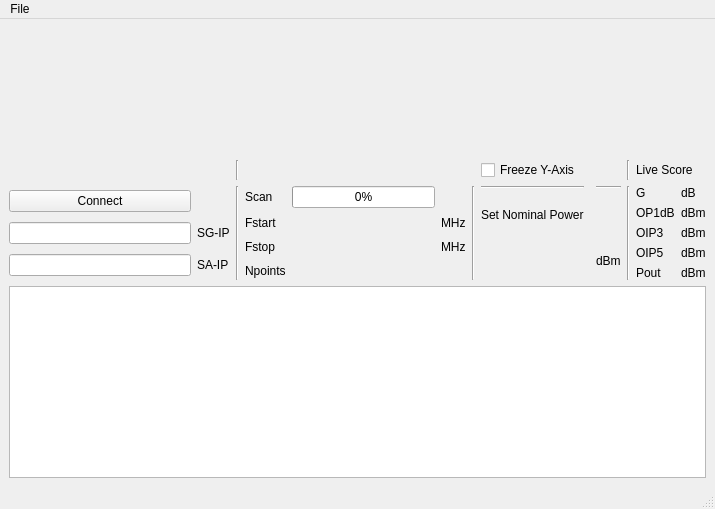
<?xml version='1.0' encoding='utf-8'?>
<ui version="4.0">
 <class>MainWindow</class>
 <widget class="QMainWindow" name="MainWindow">
  <property name="geometry">
   <rect>
    <x>0</x>
    <y>0</y>
    <width>715</width>
    <height>509</height>
   </rect>
  </property>
  <property name="windowTitle">
   <string>MainWindow</string>
  </property>
  <widget class="QWidget" name="centralwidget">
   <layout class="QGridLayout" name="gridLayout_2">
    <item row="0" column="0">
     <layout class="QVBoxLayout" name="verticalLayout">
      <item>
       <widget class="QWidget" name="widget" native="true">
        <property name="sizePolicy">
         <sizepolicy hsizetype="MinimumExpanding" vsizetype="Preferred">
          <horstretch>0</horstretch>
          <verstretch>0</verstretch>
         </sizepolicy>
        </property>
        <property name="minimumSize">
         <size>
          <width>0</width>
          <height>120</height>
         </size>
        </property>
       </widget>
      </item>
      <item>
       <layout class="QGridLayout" name="gridLayout">
        <item row="1" column="3">
         <layout class="QGridLayout" name="gridLayout_3">
          <item row="3" column="0">
           <widget class="QLabel" name="label_5">
            <property name="text">
             <string>Npoints</string>
            </property>
           </widget>
          </item>
          <item row="2" column="2">
           <widget class="QLabel" name="label_7">
            <property name="text">
             <string>MHz</string>
            </property>
           </widget>
          </item>
          <item row="2" column="0">
           <widget class="QLabel" name="label_4">
            <property name="text">
             <string>Fstop</string>
            </property>
           </widget>
          </item>
          <item row="1" column="2">
           <widget class="QLabel" name="label_6">
            <property name="text">
             <string>MHz</string>
            </property>
           </widget>
          </item>
          <item row="1" column="0">
           <widget class="QLabel" name="label_3">
            <property name="text">
             <string>Fstart</string>
            </property>
           </widget>
          </item>
          <item row="1" column="1">
           </item>
          <item row="2" column="1">
           </item>
          <item row="3" column="1">
           </item>
          <item row="0" column="0">
           <widget class="QLabel" name="label_8">
            <property name="text">
             <string>Scan</string>
            </property>
           </widget>
          </item>
          <item row="0" column="1">
           <widget class="QProgressBar" name="progressBar">
            <property name="value">
             <number>0</number>
            </property>
           </widget>
          </item>
         </layout>
        </item>
        <item row="1" column="0">
         <layout class="QGridLayout" name="gridLayout_4">
          <item row="1" column="0">
           <widget class="QLineEdit" name="lineEdit" />
          </item>
          <item row="2" column="1">
           <widget class="QLabel" name="label_2">
            <property name="text">
             <string>SA-IP</string>
            </property>
           </widget>
          </item>
          <item row="1" column="1">
           <widget class="QLabel" name="label">
            <property name="text">
             <string>SG-IP</string>
            </property>
           </widget>
          </item>
          <item row="2" column="0">
           <widget class="QLineEdit" name="lineEdit_2" />
          </item>
          <item row="0" column="0">
           <widget class="QPushButton" name="pushButton">
            <property name="text">
             <string>Connect</string>
            </property>
            <property name="checkable">
             <bool>true</bool>
            </property>
           </widget>
          </item>
         </layout>
        </item>
        <item row="0" column="3">
         </item>
        <item row="1" column="7">
         <layout class="QGridLayout" name="gridLayout_6">
          <item row="2" column="0">
           <widget class="QLabel" name="label_11">
            <property name="text">
             <string>OIP3</string>
            </property>
           </widget>
          </item>
          <item row="2" column="2">
           <widget class="QLabel" name="label_15">
            <property name="text">
             <string>dBm</string>
            </property>
           </widget>
          </item>
          <item row="1" column="2">
           <widget class="QLabel" name="label_14">
            <property name="text">
             <string>dBm</string>
            </property>
           </widget>
          </item>
          <item row="0" column="0">
           <widget class="QLabel" name="label_9">
            <property name="text">
             <string>G</string>
            </property>
           </widget>
          </item>
          <item row="1" column="0">
           <widget class="QLabel" name="label_10">
            <property name="text">
             <string>OP1dB</string>
            </property>
           </widget>
          </item>
          <item row="2" column="1">
           </item>
          <item row="3" column="1">
           </item>
          <item row="0" column="1">
           </item>
          <item row="1" column="1">
           </item>
          <item row="3" column="2">
           <widget class="QLabel" name="label_16">
            <property name="text">
             <string>dBm</string>
            </property>
           </widget>
          </item>
          <item row="3" column="0">
           <widget class="QLabel" name="label_12">
            <property name="text">
             <string>OIP5</string>
            </property>
           </widget>
          </item>
          <item row="0" column="2">
           <widget class="QLabel" name="label_13">
            <property name="text">
             <string>dB</string>
            </property>
           </widget>
          </item>
          <item row="4" column="1">
           </item>
          <item row="4" column="2">
           <widget class="QLabel" name="label_21">
            <property name="text">
             <string>dBm</string>
            </property>
           </widget>
          </item>
          <item row="4" column="0">
           <widget class="QLabel" name="label_22">
            <property name="text">
             <string>Pout</string>
            </property>
           </widget>
          </item>
         </layout>
        </item>
        <item row="0" column="7">
         <widget class="QLabel" name="label_17">
          <property name="text">
           <string>Live Score</string>
          </property>
         </widget>
        </item>
        <item row="0" column="6">
         <widget class="Line" name="line">
          <property name="orientation">
           <enum>Qt::Vertical</enum>
          </property>
         </widget>
        </item>
        <item row="1" column="6">
         <widget class="Line" name="line_2">
          <property name="orientation">
           <enum>Qt::Vertical</enum>
          </property>
         </widget>
        </item>
        <item row="1" column="2">
         <widget class="Line" name="line_3">
          <property name="orientation">
           <enum>Qt::Vertical</enum>
          </property>
         </widget>
        </item>
        <item row="0" column="2">
         <widget class="Line" name="line_4">
          <property name="orientation">
           <enum>Qt::Vertical</enum>
          </property>
         </widget>
        </item>
        <item row="1" column="5">
         <layout class="QGridLayout" name="gridLayout_5">
          <item row="1" column="1">
           <widget class="QLabel" name="label_19">
            <property name="text">
             <string>Set Nominal Power</string>
            </property>
           </widget>
          </item>
          <item row="3" column="2">
           </item>
          <item row="3" column="1">
           </item>
          <item row="3" column="3">
           <widget class="QLabel" name="label_20">
            <property name="text">
             <string>dBm</string>
            </property>
           </widget>
          </item>
          <item row="0" column="1">
           <widget class="Line" name="line_7">
            <property name="orientation">
             <enum>Qt::Horizontal</enum>
            </property>
           </widget>
          </item>
          <item row="0" column="2">
           <widget class="Line" name="line_6">
            <property name="orientation">
             <enum>Qt::Horizontal</enum>
            </property>
           </widget>
          </item>
          <item row="0" column="3">
           <widget class="Line" name="line_8">
            <property name="orientation">
             <enum>Qt::Horizontal</enum>
            </property>
           </widget>
          </item>
         </layout>
        </item>
        <item row="0" column="0">
         <spacer name="horizontalSpacer_2">
          <property name="orientation">
           <enum>Qt::Horizontal</enum>
          </property>
          <property name="sizeHint" stdset="0">
           <size>
            <width>40</width>
            <height>20</height>
           </size>
          </property>
         </spacer>
        </item>
        <item row="1" column="4">
         <widget class="Line" name="line_5">
          <property name="orientation">
           <enum>Qt::Vertical</enum>
          </property>
         </widget>
        </item>
        <item row="0" column="5">
         <widget class="QCheckBox" name="checkBox">
          <property name="text">
           <string>Freeze Y-Axis</string>
          </property>
         </widget>
        </item>
       </layout>
      </item>
      <item>
       <widget class="QTextBrowser" name="textBrowser">
        <property name="sizePolicy">
         <sizepolicy hsizetype="Expanding" vsizetype="Preferred">
          <horstretch>0</horstretch>
          <verstretch>0</verstretch>
         </sizepolicy>
        </property>
        <property name="maximumSize">
         <size>
          <width>16777215</width>
          <height>200</height>
         </size>
        </property>
       </widget>
      </item>
     </layout>
    </item>
   </layout>
  </widget>
  <widget class="QMenuBar" name="menubar">
   <property name="geometry">
    <rect>
     <x>0</x>
     <y>0</y>
     <width>715</width>
     <height>21</height>
    </rect>
   </property>
   <widget class="QMenu" name="menuFile">
    <property name="title">
     <string>File</string>
    </property>
    <addaction name="actionSave" />
    <addaction name="actionLoad" />
   </widget>
   <addaction name="menuFile" />
  </widget>
  <widget class="QStatusBar" name="statusbar" />
  <action name="actionSave">
   <property name="text">
    <string>Save</string>
   </property>
   <property name="shortcut">
    <string>Ctrl+S</string>
   </property>
  </action>
  <action name="actionLoad">
   <property name="text">
    <string>Load</string>
   </property>
   <property name="shortcut">
    <string>Ctrl+L</string>
   </property>
  </action>
 </widget>
 <tabstops>
  <tabstop>pushButton</tabstop>
  <tabstop>lineEdit</tabstop>
  <tabstop>lineEdit_2</tabstop>
  <tabstop>textBrowser</tabstop>
 </tabstops>
 <resources />
 <connections>
  </connections>
</ui>
